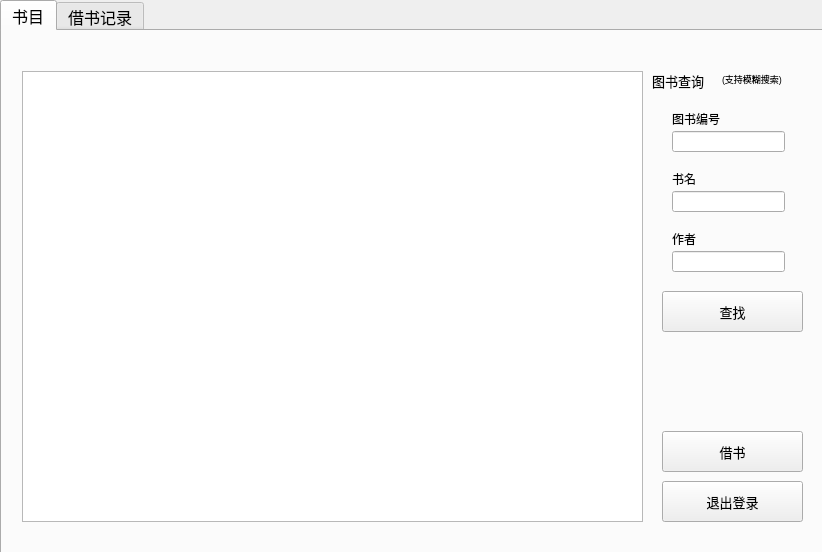
<?xml version="1.0" encoding="UTF-8"?>
<ui version="4.0">
 <class>reader</class>
 <widget class="QWidget" name="reader">
  <property name="geometry">
   <rect>
    <x>0</x>
    <y>0</y>
    <width>822</width>
    <height>552</height>
   </rect>
  </property>
  <property name="windowTitle">
   <string>Form</string>
  </property>
  <widget class="QTabWidget" name="tabWidget_2">
   <property name="geometry">
    <rect>
     <x>0</x>
     <y>0</y>
     <width>841</width>
     <height>561</height>
    </rect>
   </property>
   <property name="font">
    <font>
     <pointsize>12</pointsize>
    </font>
   </property>
   <property name="currentIndex">
    <number>0</number>
   </property>
   <widget class="QWidget" name="tab_3">
    <attribute name="title">
     <string>书目</string>
    </attribute>
    <widget class="QPushButton" name="exit_1">
     <property name="geometry">
      <rect>
       <x>660</x>
       <y>450</y>
       <width>141</width>
       <height>41</height>
      </rect>
     </property>
     <property name="font">
      <font>
       <pointsize>10</pointsize>
      </font>
     </property>
     <property name="text">
      <string>退出登录</string>
     </property>
    </widget>
    <widget class="QPushButton" name="query">
     <property name="geometry">
      <rect>
       <x>660</x>
       <y>260</y>
       <width>141</width>
       <height>41</height>
      </rect>
     </property>
     <property name="font">
      <font>
       <pointsize>10</pointsize>
      </font>
     </property>
     <property name="text">
      <string>查找</string>
     </property>
    </widget>
    <widget class="QTableView" name="tableView_1">
     <property name="geometry">
      <rect>
       <x>20</x>
       <y>40</y>
       <width>621</width>
       <height>451</height>
      </rect>
     </property>
    </widget>
    <widget class="QPushButton" name="borrow">
     <property name="geometry">
      <rect>
       <x>660</x>
       <y>400</y>
       <width>141</width>
       <height>41</height>
      </rect>
     </property>
     <property name="font">
      <font>
       <pointsize>10</pointsize>
      </font>
     </property>
     <property name="text">
      <string>借书</string>
     </property>
    </widget>
    <widget class="QLineEdit" name="author">
     <property name="geometry">
      <rect>
       <x>670</x>
       <y>220</y>
       <width>113</width>
       <height>21</height>
      </rect>
     </property>
    </widget>
    <widget class="QLabel" name="label_4">
     <property name="geometry">
      <rect>
       <x>670</x>
       <y>140</y>
       <width>72</width>
       <height>15</height>
      </rect>
     </property>
     <property name="font">
      <font>
       <pointsize>9</pointsize>
      </font>
     </property>
     <property name="text">
      <string>书名</string>
     </property>
    </widget>
    <widget class="QLineEdit" name="id">
     <property name="geometry">
      <rect>
       <x>670</x>
       <y>100</y>
       <width>113</width>
       <height>21</height>
      </rect>
     </property>
    </widget>
    <widget class="QLineEdit" name="name">
     <property name="geometry">
      <rect>
       <x>670</x>
       <y>160</y>
       <width>113</width>
       <height>21</height>
      </rect>
     </property>
    </widget>
    <widget class="QLabel" name="label_5">
     <property name="geometry">
      <rect>
       <x>670</x>
       <y>200</y>
       <width>72</width>
       <height>15</height>
      </rect>
     </property>
     <property name="font">
      <font>
       <pointsize>9</pointsize>
      </font>
     </property>
     <property name="text">
      <string>作者</string>
     </property>
    </widget>
    <widget class="QLabel" name="label_6">
     <property name="geometry">
      <rect>
       <x>670</x>
       <y>80</y>
       <width>72</width>
       <height>15</height>
      </rect>
     </property>
     <property name="font">
      <font>
       <pointsize>9</pointsize>
      </font>
     </property>
     <property name="text">
      <string>图书编号</string>
     </property>
    </widget>
    <widget class="QLabel" name="label_7">
     <property name="geometry">
      <rect>
       <x>650</x>
       <y>40</y>
       <width>141</width>
       <height>20</height>
      </rect>
     </property>
     <property name="font">
      <font>
       <pointsize>10</pointsize>
      </font>
     </property>
     <property name="text">
      <string>图书查询</string>
     </property>
    </widget>
    <widget class="QLabel" name="label">
     <property name="geometry">
      <rect>
       <x>720</x>
       <y>40</y>
       <width>101</width>
       <height>16</height>
      </rect>
     </property>
     <property name="font">
      <font>
       <pointsize>7</pointsize>
      </font>
     </property>
     <property name="text">
      <string>(支持模糊搜索)</string>
     </property>
    </widget>
   </widget>
   <widget class="QWidget" name="tab_4">
    <attribute name="title">
     <string>借书记录</string>
    </attribute>
    <widget class="QTableView" name="tableView_2">
     <property name="geometry">
      <rect>
       <x>30</x>
       <y>10</y>
       <width>761</width>
       <height>401</height>
      </rect>
     </property>
    </widget>
    <widget class="QPushButton" name="add_4">
     <property name="geometry">
      <rect>
       <x>30</x>
       <y>450</y>
       <width>141</width>
       <height>41</height>
      </rect>
     </property>
     <property name="font">
      <font>
       <pointsize>10</pointsize>
      </font>
     </property>
     <property name="text">
      <string>还书</string>
     </property>
    </widget>
    <widget class="QPushButton" name="exit_2">
     <property name="geometry">
      <rect>
       <x>660</x>
       <y>450</y>
       <width>141</width>
       <height>41</height>
      </rect>
     </property>
     <property name="font">
      <font>
       <pointsize>10</pointsize>
      </font>
     </property>
     <property name="text">
      <string>退出登录</string>
     </property>
    </widget>
    <widget class="QPushButton" name="pushButton">
     <property name="geometry">
      <rect>
       <x>200</x>
       <y>450</y>
       <width>131</width>
       <height>41</height>
      </rect>
     </property>
     <property name="font">
      <font>
       <pointsize>9</pointsize>
      </font>
     </property>
     <property name="text">
      <string>删除记录</string>
     </property>
    </widget>
   </widget>
  </widget>
 </widget>
 <resources/>
 <connections/>
</ui>
